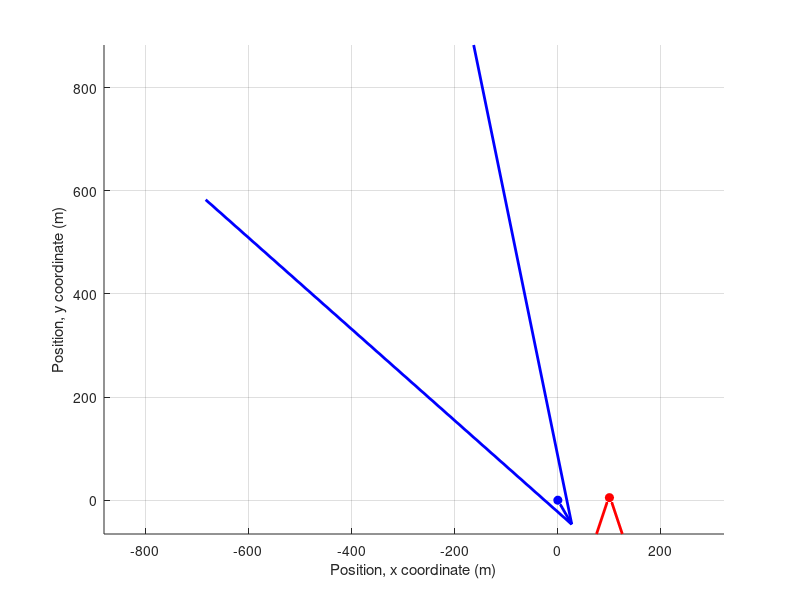

Source code (MATLAB): (Note: this script raises an error after producing the figure.)
%{
Copyright (c) 2017 Raghvendra V. Cowlagi. All rights reserved.

Copyright notice: 
=================
No part of this work may be reproduced without the written permission of
the copyright holder, except for non-profit and educational purposes under
the provisions of Title 17, USC Section 107 of the United States Copyright
Act of 1976. Reproduction of this work for commercial use is a violation of
copyright.

Author information:
===================
Raghvendra V. Cowlagi, Ph.D,
Assistant Professor, Aerospace Engineering Program,
Department of Mechanical Engineering, Worcester Polytechnic Institute.
 
Higgins Laboratories, 247,
100 Institute Road, Worcester, MA 01609.
Phone: +1-508-831-6405
Email: rvcowlagi@wpi.edu
Website: http://www.wpi.edu/~rvcowlagi

Program description:
====================
Simulations of pure pursuit and PN guidance schemes.
%}

clear all; close all; clc;

%% Initial conditions
v0_target	= 5;		% m/s
yaw0_target	= pi/2;		% rad
pos0_target	= [100; 5];	% m

v0_missile	= 60;		% m/s
yaw0_missile= -60*pi/180;		% rad
pos0_missile= [0; 0];	% m

xi0	= [pos0_missile; v0_missile; yaw0_missile; pos0_target; v0_target; yaw0_target];

%% Initial plot
figure('Name', 'Position', 'units', 'normalized', 'OuterPosition', ...
	[0 0 0.95 0.95]); hold on;  grid on; axis equal
plot(pos0_missile(1), pos0_missile(2), 'bo', 'MarkerFaceColor', 'b');
plot(pos0_target(1), pos0_target(2), 'ro', 'MarkerFaceColor', 'r');
quiver(pos0_target(1), pos0_target(2), v0_target*cos(yaw0_target), ...
	v0_target*sin(yaw0_target), 'LineWidth', 2, 'Color', 'r', 'MaxHeadSize', 10)
quiver(pos0_missile(1), pos0_missile(2), v0_missile*cos(yaw0_missile), ...
	v0_missile*sin(yaw0_missile), 'LineWidth', 2, 'Color', 'b', 'MaxHeadSize', 10)
%xlim([-50 200]); ylim([-50 200]);
xlabel('Position, x coordinate (m)')
ylabel('Position, y coordinate (m)')

%% Simulate strike scenario
time_span		= [0 100]; %0:0.01:10;
solver_options	= odeset('Events', @event_missilestrike_2D, 'RelTol', 1e-6);
[t_sim, xi_sim] = ode45(@ode_engagement_2D, time_span, xi0, solver_options);

%% Plot
pos_missile = xi_sim(:, 1:2);
v_missile	= xi_sim(:, 3);
yaw_missile = xi_sim(:, 4);

pos_target	= xi_sim(:, 5:6);
v_target	= xi_sim(:, 7);
yaw_target	= xi_sim(:, 8);

r_miss_sim		= zeros(numel(t_sim), 1);
v_closing_sim	= zeros(numel(t_sim), 1);
los_angle_sim	= zeros(numel(t_sim), 1);
los_rate_sim	= zeros(numel(t_sim), 1);

for m1 = 1:numel(t_sim)
	xdot_missile= v_missile(m1)*cos(yaw_missile(m1));
	ydot_missile= v_missile(m1)*sin(yaw_missile(m1));
	xdot_target = v_target(m1)*cos(yaw_target(m1));
	ydot_target = v_target(m1)*sin(yaw_target(m1));

	r_miss_sim(m1)		= norm(pos_target(m1, :) - pos_missile(m1, :));
	
	v_closing_sim(m1)	= -( (pos_target(m1,1) - pos_missile(m1,1))*(xdot_target - xdot_missile) + ...
		(pos_target(m1,2) - pos_missile(m1,2))*(ydot_target - ydot_missile) ) / r_miss_sim(m1);

	
	los_angle_sim(m1)	= atan2( (pos_target(m1,2) - pos_missile(m1,2)), (pos_target(m1,1) - pos_missile(m1,1)) );
	los_rate_sim(m1)	= ( (pos_target(m1,1) - pos_missile(m1,1))/( (r_miss_sim(m1)^3)*cos(los_angle_sim(m1))) ) * ...
		( (ydot_target - ydot_missile)*(pos_target(m1,1) - pos_missile(m1,1)) - ...
		(pos_target(m1,2) - pos_missile(m1,2))*(xdot_target - xdot_missile) );
	
% 	pn_constant = 3;
% 	fn_missile_max = 3;
% 	pn_guidance_command = pn_constant * v_closing_sim(m1) * los_rate_sim(m1);
% 	pn_guidance_command = sign(pn_guidance_command)*min( abs(pn_guidance_command), fn_missile_max );
	
	
	cla; hold on;
	plot(pos_missile(m1,1), pos_missile(m1,2), 'bo', 'MarkerFaceColor', 'b');
	plot(pos_target(m1,1), pos_target(m1,2), 'ro', 'MarkerFaceColor', 'r');
	quiver(pos_target(m1,1), pos_target(m1,2), v_target(m1)*cos(yaw_target(m1)), ...
		v_target(m1)*sin(yaw_target(m1)), 'LineWidth', 2, 'Color', 'r', 'MaxHeadSize', 10);
	quiver(pos_missile(m1,1), pos_missile(m1,2), v_missile(m1)*cos(yaw_missile(m1)), ...
		v_missile(m1)*sin(yaw_missile(m1)), 'LineWidth', 2, 'Color', 'b', 'MaxHeadSize', 10);
	plot( pos_missile(1:m1, 1), pos_missile(1:m1, 2), 'b')
	plot( pos_target(1:m1, 1), pos_target(1:m1, 2), 'r')
	drawnow();
end
% text(pos_target(end, 1)- 15, pos_target(end, 2) - 3, 'That''s a Bingo!', 'FontSize', 20, 'FontWeight', 'bold');

print_punch_line_2D(pos_target, pos_missile);

% 
figure;
subplot(4, 1,1)
plot(t_sim, r_miss_sim, 'LineWidth', 2); grid on;
ylabel('Miss distance (m)')

subplot(4, 1,2)
plot(t_sim, v_closing_sim, 'LineWidth', 2); grid on;
ylabel('Closing velocity (m/s)')

subplot(4, 1,3) 
plot(t_sim, los_angle_sim*180/pi, 'LineWidth', 2); grid on;
ylabel('LOS angle (deg)')

subplot(4, 1,4)
plot(t_sim, los_rate_sim*180/pi, 'LineWidth', 2); grid on;
ylabel('LOS rate (deg/s)')

